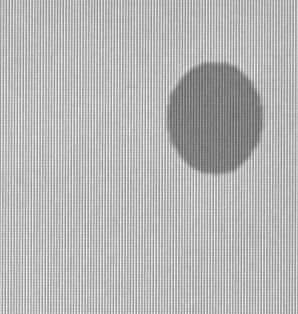
//> input picture OPENCV_study/image/mo3.jpg, 298 x 314 px
$ ./note   (built with g++ and OpenCV 4, the #if around main switched on)
//> lines starting //> are read from the running program, lines starting //| are printed output that depends on the picture
### OPENCV_study/OPENCV_study/fft.hpp
Mat  zeropadding(Mat img)
{
	int  m = 1 << (int)ceil(log2(img.rows));		// 2의 자승 계산
	int  n = 1 << (int)ceil(log2(img.cols));
	Mat dst(m, n, img.type(), Scalar(0));

	Rect rect(Point(0, 0), img.size());				// 원본 영상크기 관심영역
	img.copyTo(dst(rect));							// 원본영상을 관심영역에 복사
	dst.convertTo(dst, CV_32F);
	return dst;
}

void log_mag(Mat complex_mat, Mat& dst)
{
	Mat  planes[2];
	split(complex_mat, planes);
	magnitude(planes[0], planes[1], dst);
	log(dst + 1, dst);
	normalize(dst, dst, 0, 255, CV_MINMAX);
	dst.convertTo(dst, CV_8U);
}

void shuffling(Mat mag_img, Mat& dst)
{
	int  cx = mag_img.cols / 2;
	int  cy = mag_img.rows / 2;
	Rect q1(cx, 0, cx, cy);		// 1사분면 사각형
	Rect q2(0, 0, cx, cy);		// 2사분면 사각형
	Rect q3(0, cy, cx, cy);		// 3사분면 사각형
	Rect q4(cx, cy, cx, cy);		// 4사분면 사각형

	dst = Mat(mag_img.size(), mag_img.type());
	mag_img(q1).copyTo(dst(q3));
	mag_img(q3).copyTo(dst(q1));
	mag_img(q2).copyTo(dst(q4));
	mag_img(q4).copyTo(dst(q2));
}

void FFT(Mat image, Mat& dft_coef, Mat& spectrum_img)		// fft 전체 과정 수행
{
	Mat complex_mat;
	Mat pad_img = zeropadding(image);
	Mat  tmp[] = { pad_img, Mat::zeros(pad_img.size(), pad_img.type()) };
	merge(tmp, 2, complex_mat);
	dft(complex_mat, dft_coef, 0);
	shuffling(dft_coef, dft_coef);
	log_mag(dft_coef, spectrum_img);
}

Mat IFFT(Mat dft_coef, Size size)								// ifft 전체 과정 수행
{
	Mat idft_coef, idft_img[2];
	shuffling(dft_coef, dft_coef);
	dft(dft_coef, idft_coef, DFT_INVERSE + DFT_SCALE);
	split(idft_coef, idft_img);

	Rect img_rect(Point(0, 0), size);
	idft_img[0](img_rect).convertTo(idft_img[0], CV_8U);		// 입력 영상 크기에 맞춰 복사
	return idft_img[0];
}

### OPENCV_study/OPENCV_study/note.cpp

#if 0 // remove moire

#include <opencv2/opencv.hpp>
using namespace cv;
using namespace std;

#include  "fft.hpp"

Mat		image, dft_coef, spectrum_img;
int		radius, thres = 120;

void remove_moire(int  value, void*  userdata)
{
	Mat remove_mask, remv_dft_coef, spectrum_tmp;

	// 주파수 제거 위한 마스크 생성
	threshold(spectrum_tmp, remove_mask, thres, 255, THRESH_TOZERO_INV);
	threshold(remove_mask, remove_mask, 1, 255, THRESH_BINARY);
	circle(remove_mask, remove_mask.size(), radius, Scalar(255), -1);

	dft_coef.copyTo(remv_dft_coef, remove_mask);
	log_mag(remv_dft_coef, spectrum_tmp);				// 모아레 제거된 스펙트럼

	Rect img_rect(Point(0, 0), image.size());
	imshow("모아레 제거", spectrum_tmp);
	imshow("결과영상", IFFT(remv_dft_coef, image.size()));
}

int main()
{
	image = imread("../image/mo3.jpg", 0);
//> image is the input picture: 314 rows x 298 cols, CV_8UC1; min 94, max 251, mean 182.1
	CV_Assert(image.data);

	FFT(image, dft_coef, spectrum_img);
//> in zeropadding, `img.copyTo(dst(rect));`:
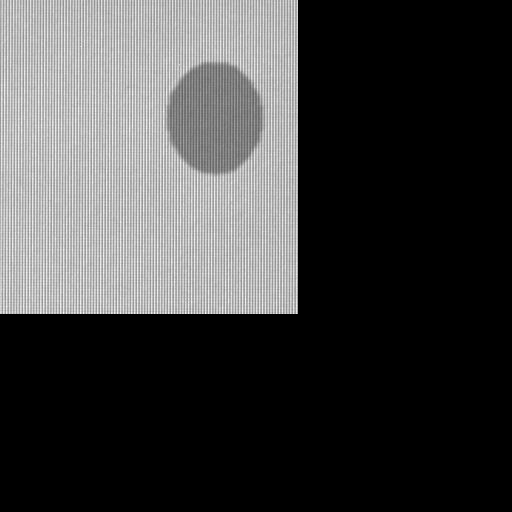
//> dst: 512 rows x 512 cols, CV_8UC1; min 0, max 251, mean 65
//> in FFT, `Mat  tmp[] = { pad_img, Mat::zeros(pad_img.size(), pad_img.type()) };`: tmp[1]: 512 rows x 512 cols, CV_32FC1; every value is 0
//> in log_mag, `normalize(dst, dst, 0, 255, CV_MINMAX);`:
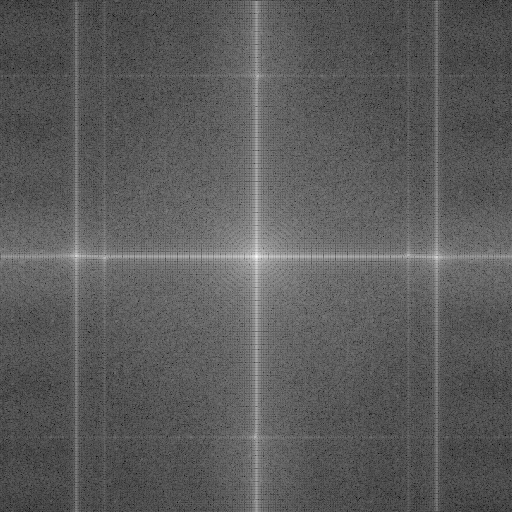
//> dst: 512 rows x 512 cols, CV_32FC1; min 0, max 255, mean 91.9; drawn with min black and max white
	radius = dft_coef.rows / 4;
//> radius = 128

	imshow("image", image);
	imshow("모아레 제거", spectrum_img);
	createTrackbar("반지름", "모아레 제거", &radius, 255, remove_moire);
	createTrackbar("임계값", "모아레 제거", &thres, 255, remove_moire);
	waitKey();
//> in IFFT, `split(idft_coef, idft_img);`:
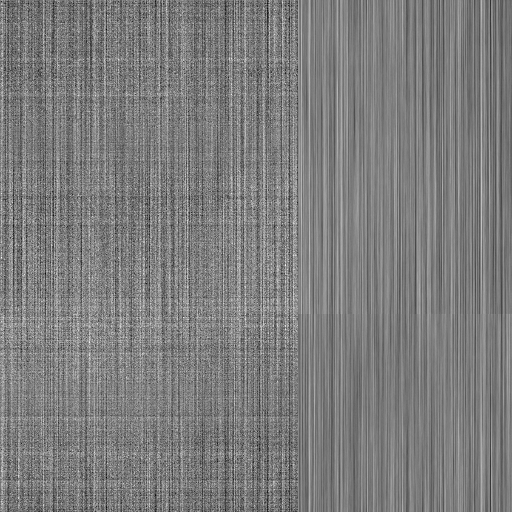
//> idft_img[1]: 512 rows x 512 cols, CV_32FC1; min -3.41e-05, max 3.54e-05, mean 3.55e-14; drawn with min black and max white
//> in IFFT, `Rect img_rect(Point(0, 0), size);`: img_rect = Rect(0, 0, 298, 314)
	return 0;
}

#endif

$ run again, with OPENCV_study/image/mo1.jpg copied over OPENCV_study/image/mo3.jpg
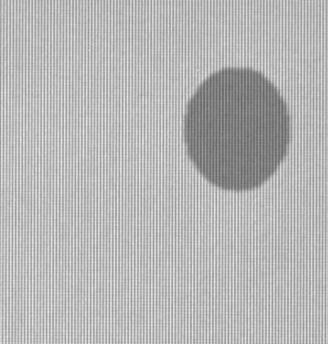
//> input picture OPENCV_study/image/mo1.jpg, 328 x 344 px
//> image is the input picture: 344 rows x 328 cols, CV_8UC1; min 97, max 237, mean 182.2
//> in log_mag, `normalize(dst, dst, 0, 255, CV_MINMAX);`:
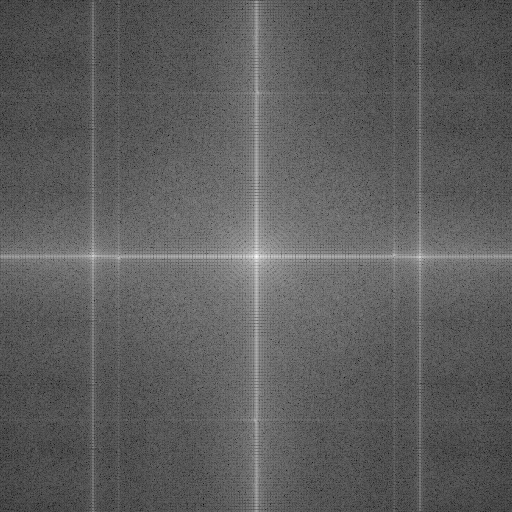
//> dst: 512 rows x 512 cols, CV_32FC1; min 0, max 255, mean 94
//> in IFFT, `split(idft_coef, idft_img);`:
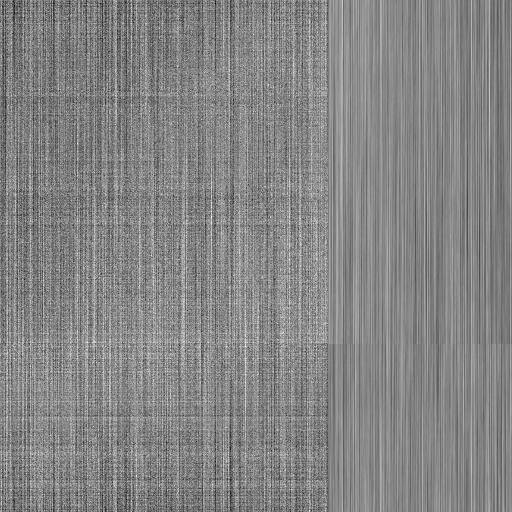
//> idft_img[1]: 512 rows x 512 cols, CV_32FC1; min -3.41e-05, max 3.13e-05, mean -7.11e-15; drawn with min black and max white
//> in IFFT, `Rect img_rect(Point(0, 0), size);`: img_rect = Rect(0, 0, 328, 344)

$ run again, with OPENCV_study/image/mo4.jpg copied over OPENCV_study/image/mo3.jpg
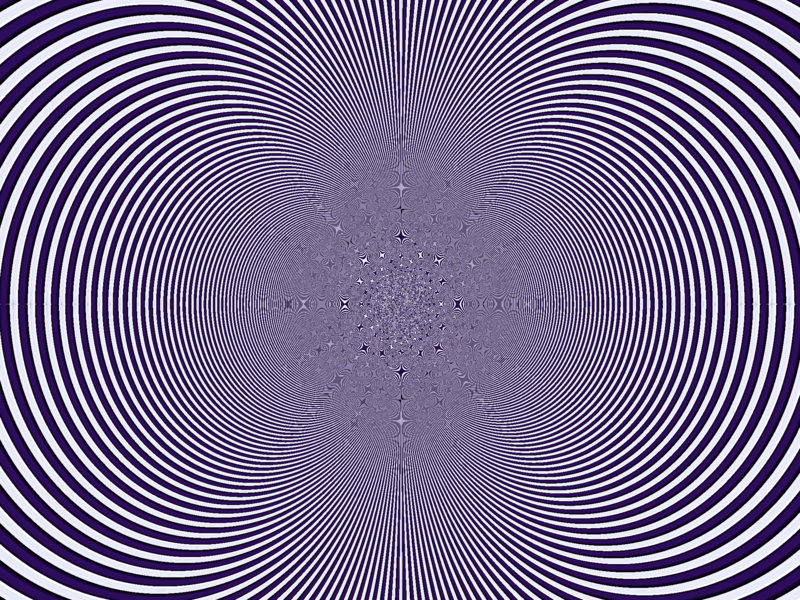
//> input picture OPENCV_study/image/mo4.jpg, 800 x 600 px
//> in log_mag, `normalize(dst, dst, 0, 255, CV_MINMAX);`:
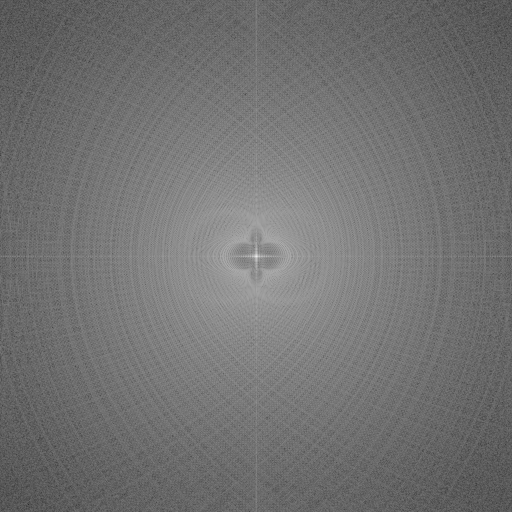
//> dst: 1024 rows x 1024 cols, CV_32FC1 (shown at 1/2 size); min 0, max 255, mean 114.3
//> in IFFT, `split(idft_coef, idft_img);`:
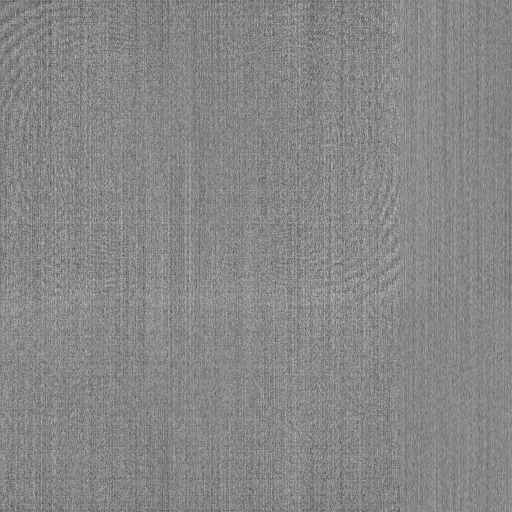
//> idft_img[1]: 1024 rows x 1024 cols, CV_32FC1 (shown at 1/2 size); min -4.5e-05, max 3.99e-05, mean -3.55e-15; drawn with min black and max white
//> in IFFT, `Rect img_rect(Point(0, 0), size);`: img_rect = Rect(0, 0, 800, 600)
